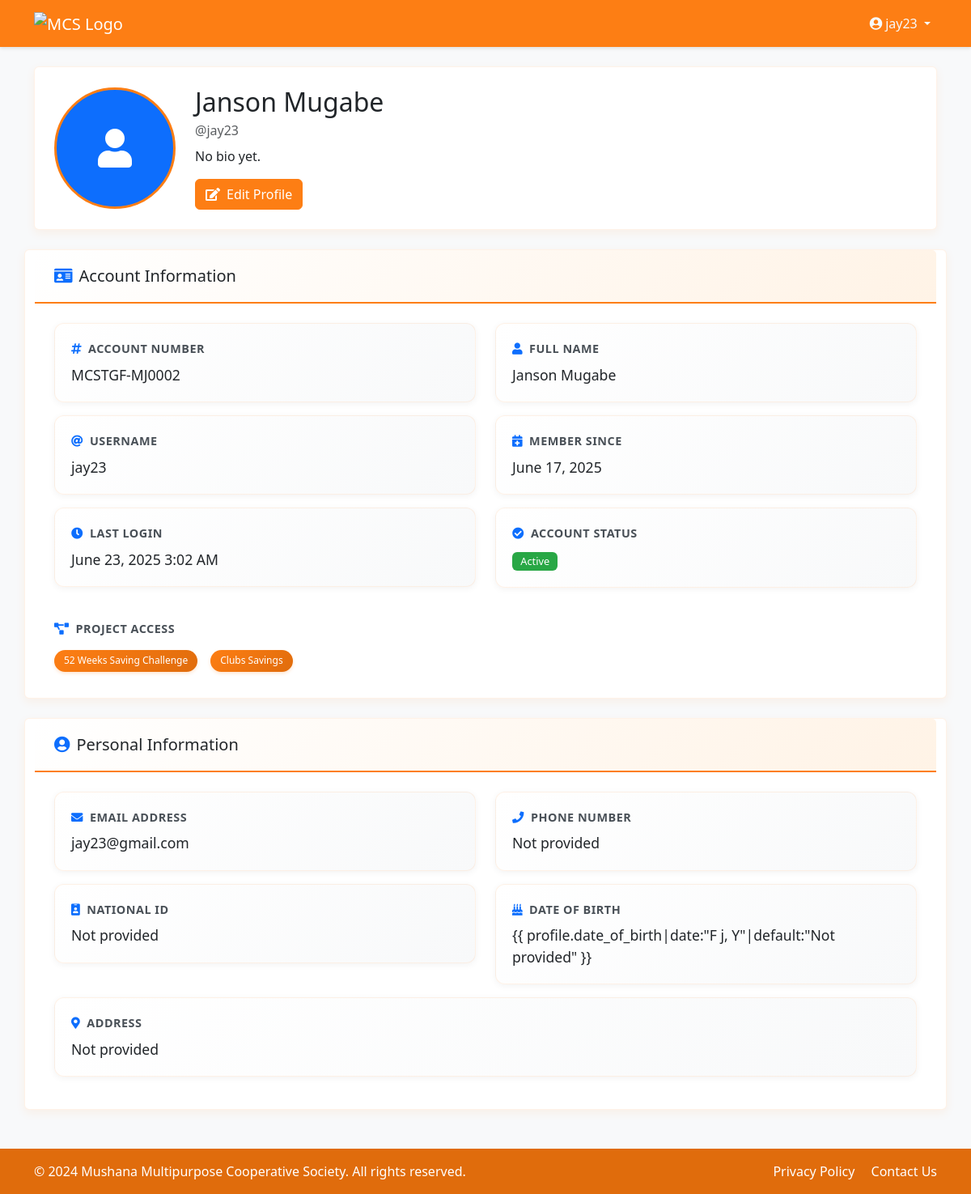
Screenshot of /profile/ (signed in) with the database file from the repository.
### mcs/models.py (models this page shows, shortened)
class UserProfile(models.Model):
    user = models.OneToOneField(User, on_delete=models.CASCADE, related_name='profile')
    projects = models.ManyToManyField(Project, blank=True, related_name='users')
    full_name = models.CharField(max_length=100)
    email = models.EmailField(blank=True)
    phone_number = PhoneNumberField(region='UG', blank=True, null=True)
    national_id = models.CharField(max_length=20, unique=True, blank=True, null=True)
    account_number = models.CharField(
        max_length=20, unique=True, blank=True, null=True,
        help_text="Auto-generated: MCSTGF-<Initials><0001…>"
    )
    address = models.TextField(blank=True, null=True)
    date_of_birth = models.DateField(blank=True, null=True)
    profile_picture = models.ImageField(upload_to='profile_pics/', blank=True, null=True)
    bio = models.TextField(blank=True, null=True)
    is_admin = models.BooleanField(default=False)  # ← Merge this here
    created_at = models.DateTimeField(auto_now_add=True)
    updated_at = models.DateTimeField(auto_now=True)

class Project(models.Model):
    name = models.CharField(max_length=100, unique=True)
    description = models.TextField(blank=True, null=True)

### mcs/views.py (the view)
# urls.py: path('profile/', views.profile_view, name='profile_view'),
@login_required
def profile_view(request):
    profile = request.user.profile
    user_projects = profile.projects.all()
    return render(request, 'mcs/profile/view.html', {
        'profile': profile,
        'user_projects': user_projects,
        'account_number': profile.account_number  # Use the account_number from the model
    })

### mcs/templates/mcs/profile/view.html (shortened to what this page needs)
{% load static %}
<!DOCTYPE html>
<html lang="en">
  <head>
    <link
      href="https://cdn.jsdelivr.net/npm/bootstrap@5.3.0/dist/css/bootstrap.min.css"
      rel="stylesheet"
    />
    <link
      href="https://cdnjs.cloudflare.com/ajax/libs/font-awesome/5.15.4/css/all.min.css"
      rel="stylesheet"
    />
  </head>
  <body>
    <nav class="navbar navbar-expand-lg navbar-dark sticky-top">
      <div class="container">
        <a class="navbar-brand" href="{% url 'home' %}">
          <img
            src="{% static 'tgfs/images/tgfs.png' %}"
            alt="MCS Logo"
            height="40"
          />
        </a>
        <div
          class="collapse navbar-collapse justify-content-end"
          id="navbarNav"
        >
          <div class="navbar-nav">
            <div class="nav-item dropdown">
              <a
                class="nav-link dropdown-toggle text-light"
                href="#"
                id="userDropdown"
                role="button"
                data-bs-toggle="dropdown"
                aria-expanded="false"
              >
                <i class="fas fa-user-circle me-1"></i>{{ user.username }}
              </a>
            </div>
          </div>
        </div>
      </div>
    </nav>
    <div class="container py-4">
      <div class="row mb-4">
        <div class="col-md-12">
          <div class="card">
            <div class="card-body">
              <div class="d-flex align-items-center">
                <div class="flex-shrink-0">
                  {% if profile.profile_picture %}
                  <img
                    src="{{ profile.profile_picture.url }}"
                    alt="Profile Picture"
                    class="profile-picture rounded-circle"
                  />
                  {% else %}
                  <div
                    class="profile-picture rounded-circle d-flex align-items-center justify-content-center bg-primary text-white"
                  >
                    <i class="fas fa-user fa-2x"></i>
                  </div>
                  {% endif %}
                </div>
                <div class="flex-grow-1 ms-4">
                  <h2 class="mb-1">
                    {{ profile.full_name|default:user.username }}
                  </h2>
                  <p class="text-muted mb-2">@{{ user.username }}</p>
                  <p class="mb-3">{{ profile.bio|default:"No bio yet." }}</p>
                  <a href="#" class="btn btn-primary">
                    <i class="fas fa-edit me-2"></i>Edit Profile
                  </a>
                </div>
              </div>
            </div>
          </div>
        </div>
      </div>
      <div class="row">
        <div class="card mb-4">
          <div class="card-header">
            <h5 class="card-title mb-0">
              <i class="fas fa-id-card me-2 text-primary"></i>Account
              Information
            </h5>
          </div>
          <div class="card-body">
            <div class="row">
              <div class="col-md-6">
                <div class="info-item mb-3">
                  <div class="info-label">
                    <i class="fas fa-hashtag me-2 text-primary"></i>Account
                    Number
                  </div>
                  <div class="info-value">{{ account_number }}</div>
                </div>
              </div>
              <div class="col-md-6">
                <div class="info-item mb-3">
                  <div class="info-label">
                    <i class="fas fa-user me-2 text-primary"></i>Full Name
                  </div>
                  <div class="info-value">
                    {{ profile.full_name|default:"Not provided" }}
                  </div>
                </div>
              </div>
              <div class="col-md-6">
                <div class="info-item mb-3">
                  <div class="info-label">
                    <i class="fas fa-at me-2 text-primary"></i>Username
                  </div>
                  <div class="info-value">{{ user.username }}</div>
                </div>
              </div>
              <div class="col-md-6">
                <div class="info-item mb-3">
                  <div class="info-label">
                    <i class="fas fa-calendar-plus me-2 text-primary"></i>Member
                    Since
                  </div>
                  <div class="info-value">
                    {{ user.date_joined|date:"F j, Y" }}
                  </div>
                </div>
              </div>
              <div class="col-md-6">
                <div class="info-item mb-3">
                  <div class="info-label">
                    <i class="fas fa-clock me-2 text-primary"></i>Last Login
                  </div>
                  <div class="info-value">
                    {{ user.last_login|date:"F j, Y g:i A"|default:"Never" }}
                  </div>
                </div>
              </div>
              <div class="col-md-6">
                <div class="info-item mb-3">
                  <div class="info-label">
                    <i class="fas fa-check-circle me-2 text-primary"></i>Account
                    Status
                  </div>
                  <div class="info-value">
                    <span class="badge bg-success">Active</span>
                  </div>
                </div>
              </div>
            </div>
            <div class="mt-4">
              <div class="info-label mb-3">
                <i class="fas fa-project-diagram me-2 text-primary"></i>Project
                Access
              </div>
              {% if user_projects %}
              <div class="project-badges">
                {% for project in user_projects %}
                <span class="badge bg-primary me-2 mb-2"
                  >{{ project.name }}</span
                >
                {% endfor %}
              </div>
              {% else %}
              <div class="info-value text-muted">
                <i class="fas fa-info-circle me-1"></i>No project access
                assigned yet
              </div>
              {% endif %}
            </div>
          </div>
        </div>
        <div class="card mb-4">
          <div class="card-header">
            <h5 class="card-title mb-0">
              <i class="fas fa-user-circle me-2 text-primary"></i>Personal
              Information
            </h5>
          </div>
          <div class="card-body">
            <div class="row">
              <div class="col-md-6">
                <div class="info-item mb-3">
                  <div class="info-label">
                    <i class="fas fa-envelope me-2 text-primary"></i>Email
                    Address
                  </div>
                  <div class="info-value">
                    {{ user.email|default:"Not provided" }}
                  </div>
                </div>
              </div>
              <div class="col-md-6">
                <div class="info-item mb-3">
                  <div class="info-label">
                    <i class="fas fa-phone me-2 text-primary"></i>Phone Number
                  </div>
                  <div class="info-value">
                    {{ profile.phone_number|default:"Not provided" }}
                  </div>
                </div>
              </div>
              <div class="col-md-6">
                <div class="info-item mb-3">
                  <div class="info-label">
                    <i class="fas fa-id-badge me-2 text-primary"></i>National ID
                  </div>
                  <div class="info-value">
                    {{ profile.national_id|default:"Not provided" }}
                  </div>
                </div>
              </div>
              <div class="col-md-6">
                <div class="info-item mb-3">
                  <div class="info-label">
                    <i class="fas fa-birthday-cake me-2 text-primary"></i>Date
                    of Birth
                  </div>
                  <div class="info-value">
                    {{ profile.date_of_birth|date:"F j, Y"|default:"Not
                    provided" }}
                  </div>
                </div>
              </div>
              <div class="col-12">
                <div class="info-item mb-3">
                  <div class="info-label">
                    <i class="fas fa-map-marker-alt me-2 text-primary"></i
                    >Address
                  </div>
                  <div class="info-value">
                    {{ profile.address|default:"Not provided" }}
                  </div>
                </div>
              </div>
            </div>
          </div>
        </div>
      </div>
    </div>
    <footer class="footer">
      <div class="container">
        <div class="row">
          <div class="col-md-6">
            <p class="mb-0">
              &copy; 2024 Mushana Multipurpose Cooperative Society. All rights
              reserved.
            </p>
          </div>
          <div class="col-md-6 text-md-end">
            <a href="#" class="me-3">Privacy Policy</a>
            <a href="#">Contact Us</a>
          </div>
        </div>
      </div>
    </footer>
  </body>
</html>

### mcs/templates/mcs/profile/view.html (style rules this page uses)
:root { --primary-color: #fd7e14; --dark-orange: #e06c0c; --sidebar-bg: #fff3e6; --sidebar-active: #fd7e14; --sidebar-link: #fd7e14; --sidebar-link-hover: #ffe0b3; }
body { background-color: #f8f9fa; min-height: 100vh; display: flex; flex-direction: column; }
.navbar { background-color: var(--primary-color) !important; box-shadow: 0 2px 4px rgba(0, 0, 0, 0.1); }
.navbar-brand img { height: 40px; }
.card { border: 1px solid rgba(253, 126, 20, 0.1); box-shadow: 0 4px 12px rgba(253, 126, 20, 0.08); transition: all 0.3s ease; }
.card-header { background: linear-gradient(135deg, #ffffff 0%, #fff3e6 100%); border-bottom: 2px solid var(--primary-color); padding: 1.25rem 1.5rem; }
.card-body { padding: 1.5rem; }
.btn-primary { background-color: var(--primary-color); border-color: var(--primary-color); }
.footer { background-color: var(--dark-orange); color: white; margin-top: auto; padding: 1rem 0; }
.footer a { color: white; text-decoration: none; }
.profile-picture { width: 150px; height: 150px; object-fit: cover; border: 3px solid var(--primary-color); }
.profile-picture.rounded-circle { background-color: var(--primary-color); color: white; font-size: 3rem; display: flex; align-items: center; justify-content: center; border: 3px solid var(--primary-color); }
.profile-picture.rounded-circle i { font-size: 3rem; }
.badge { padding: 0.5em 1em; font-weight: 500; }
.badge.bg-success { background-color: #28a745 !important; }
.info-item { background: linear-gradient(135deg, #ffffff 0%, #f8f9fa 100%); border-radius: 12px; padding: 1.25rem; border: 1px solid rgba(253, 126, 20, 0.1); transition: all 0.3s ease; box-shadow: 0 2px 8px rgba(0, 0, 0, 0.05); }
.info-label { font-weight: 600; color: #495057; font-size: 0.9rem; text-transform: uppercase; letter-spacing: 0.5px; margin-bottom: 0.5rem; }
.info-value { font-size: 1.1rem; color: #212529; font-weight: 500; word-break: break-word; }
.info-value .badge { font-size: 0.8rem; padding: 0.4em 0.8em; }
.project-badges { display: flex; flex-wrap: wrap; gap: 0.5rem; }
.project-badges .badge { background: linear-gradient( 135deg, var(--primary-color) 0%, var(--dark-orange) 100% ); border: none; font-weight: 500; padding: 0.6em 1em; border-radius: 20px; box-shadow: 0 2px 4px rgba(253, 126, 20, 0.2); transition: all 0.3s ease; }

### rows the page displays
UserProfile: full_name "Janson Mugabe", bio "No bio yet.", account_number "MCSTGF-MJ0002", phone_number "Not provided", national_id "Not provided", address "Not provided"
Project: name "52 Weeks Saving Challenge"
Project: name "Clubs Savings"

### other values shown
{{ user.username }} "jay23"
{{ user.date_joined|date:"F j, Y" }} "June 17, 2025"
{{ user.last_login|date:"F j, Y g:i A"|default:"Never" }} "June 23, 2025 3:02 AM"
{{ user.email|default:"Not provided" }} "jay23@gmail.com"
